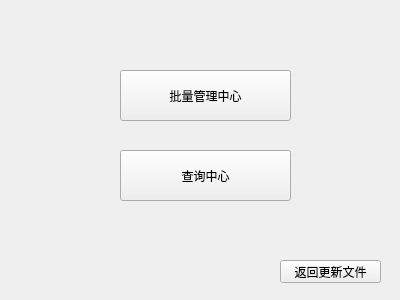
<?xml version="1.0" encoding="UTF-8"?>
<ui version="4.0">
 <class>Form</class>
 <widget class="QWidget" name="Form">
  <property name="geometry">
   <rect>
    <x>0</x>
    <y>0</y>
    <width>400</width>
    <height>300</height>
   </rect>
  </property>
  <property name="sizePolicy">
   <sizepolicy hsizetype="Fixed" vsizetype="Fixed">
    <horstretch>0</horstretch>
    <verstretch>0</verstretch>
   </sizepolicy>
  </property>
  <property name="minimumSize">
   <size>
    <width>400</width>
    <height>300</height>
   </size>
  </property>
  <property name="maximumSize">
   <size>
    <width>400</width>
    <height>300</height>
   </size>
  </property>
  <property name="windowTitle">
   <string>File Management</string>
  </property>
  <property name="windowIcon">
   <iconset>
    <normaloff>images/file.png</normaloff>images/file.png</iconset>
  </property>
  <widget class="QPushButton" name="btn_manageCenter">
   <property name="geometry">
    <rect>
     <x>120</x>
     <y>70</y>
     <width>171</width>
     <height>51</height>
    </rect>
   </property>
   <property name="text">
    <string>批量管理中心</string>
   </property>
  </widget>
  <widget class="QPushButton" name="btn_searchCenter">
   <property name="geometry">
    <rect>
     <x>120</x>
     <y>150</y>
     <width>171</width>
     <height>51</height>
    </rect>
   </property>
   <property name="text">
    <string>查询中心</string>
   </property>
  </widget>
  <widget class="QPushButton" name="btn_backFile">
   <property name="geometry">
    <rect>
     <x>280</x>
     <y>260</y>
     <width>101</width>
     <height>23</height>
    </rect>
   </property>
   <property name="text">
    <string>返回更新文件</string>
   </property>
  </widget>
 </widget>
 <resources/>
 <connections/>
</ui>
